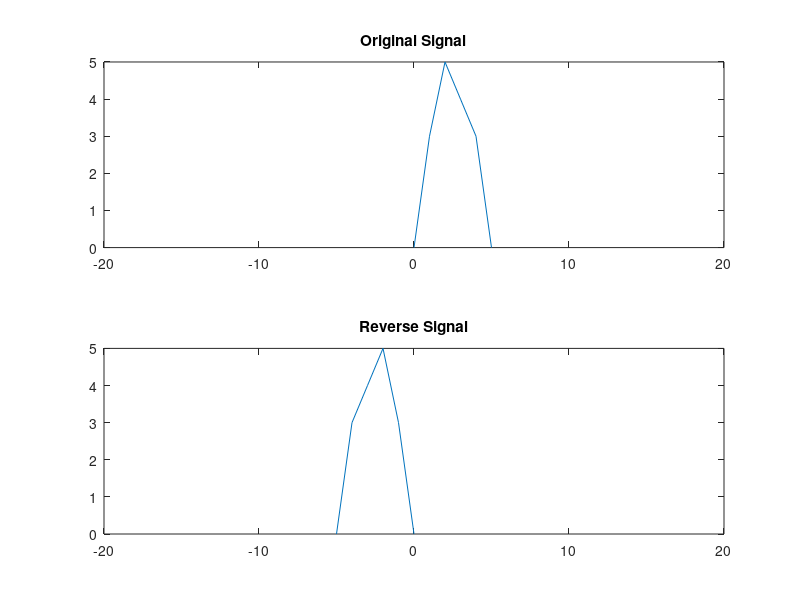

Write MATLAB code to recreate this figure.
t=0:5;
x=[0 3 5 4 3 0];

subplot(2,1,1)
plot(t,x)
xlim([-20 20])
title('Original Signal')


subplot(2,1,2)
plot(-1*t,x)
xlim([-20 20])
title('Reverse Signal')

